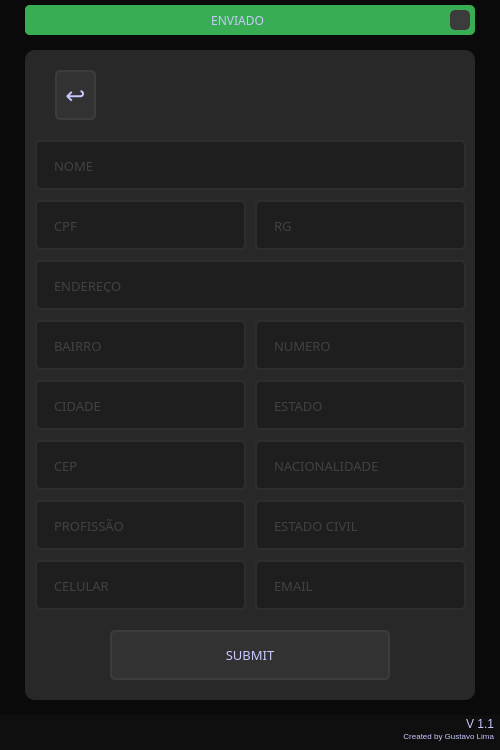
<?xml version="1.0" encoding="UTF-8"?>
<ui version="4.0">
 <class>MainWindow</class>
 <widget class="QMainWindow" name="MainWindow">
  <property name="geometry">
   <rect>
    <x>0</x>
    <y>0</y>
    <width>500</width>
    <height>750</height>
   </rect>
  </property>
  <property name="minimumSize">
   <size>
    <width>500</width>
    <height>750</height>
   </size>
  </property>
  <property name="windowTitle">
   <string>Cadastro Cliente</string>
  </property>
  <property name="windowOpacity">
   <double>0.000000000000000</double>
  </property>
  <property name="styleSheet">
   <string notr="true">color:rgb(200, 200, 255);
background-color: rgb(10, 10, 10);</string>
  </property>
  <widget class="QWidget" name="centralwidget">
   <layout class="QVBoxLayout" name="verticalLayout" stretch="0,0,0">
    <property name="spacing">
     <number>0</number>
    </property>
    <property name="leftMargin">
     <number>0</number>
    </property>
    <property name="topMargin">
     <number>0</number>
    </property>
    <property name="rightMargin">
     <number>0</number>
    </property>
    <property name="bottomMargin">
     <number>0</number>
    </property>
    <item>
     <widget class="QFrame" name="top_bar">
      <property name="maximumSize">
       <size>
        <width>16777215</width>
        <height>35</height>
       </size>
      </property>
      <property name="styleSheet">
       <string notr="true"/>
      </property>
      <property name="frameShape">
       <enum>QFrame::NoFrame</enum>
      </property>
      <property name="frameShadow">
       <enum>QFrame::Raised</enum>
      </property>
      <layout class="QHBoxLayout" name="horizontalLayout_2">
       <property name="spacing">
        <number>0</number>
       </property>
       <property name="leftMargin">
        <number>0</number>
       </property>
       <property name="topMargin">
        <number>5</number>
       </property>
       <property name="rightMargin">
        <number>0</number>
       </property>
       <property name="bottomMargin">
        <number>0</number>
       </property>
       <item>
        <widget class="QFrame" name="frame">
         <property name="maximumSize">
          <size>
           <width>450</width>
           <height>16777215</height>
          </size>
         </property>
         <property name="styleSheet">
          <string notr="true">background-color: rgb(57, 173, 84);
border-radius:5px;</string>
         </property>
         <property name="frameShape">
          <enum>QFrame::StyledPanel</enum>
         </property>
         <property name="frameShadow">
          <enum>QFrame::Raised</enum>
         </property>
         <layout class="QHBoxLayout" name="horizontalLayout_3">
          <property name="spacing">
           <number>0</number>
          </property>
          <property name="leftMargin">
           <number>0</number>
          </property>
          <property name="topMargin">
           <number>0</number>
          </property>
          <property name="rightMargin">
           <number>5</number>
          </property>
          <property name="bottomMargin">
           <number>0</number>
          </property>
          <item>
           <widget class="QLabel" name="label">
            <property name="font">
             <font>
              <family>Quicksand</family>
             </font>
            </property>
            <property name="text">
             <string>ENVIADO</string>
            </property>
            <property name="alignment">
             <set>Qt::AlignCenter</set>
            </property>
           </widget>
          </item>
          <item>
           <widget class="QPushButton" name="pushButton">
            <property name="maximumSize">
             <size>
              <width>20</width>
              <height>20</height>
             </size>
            </property>
            <property name="styleSheet">
             <string notr="true">QPushButton{
	border-radius: 5px;
	background-image: url(:/Close_Image/Images/cil-x.png);
	background-position:center;
	
	background-color: rgb(60, 60, 60);
}
QPushButton:hover{
	background-color: rgb(50, 50, 50);
	color: rgb(255, 255, 127);
}
QPushButton:pressed{
	background-color: rgb(35, 35, 35);
	color: rgb(255, 255, 127);
}</string>
            </property>
            <property name="text">
             <string/>
            </property>
           </widget>
          </item>
         </layout>
        </widget>
       </item>
      </layout>
     </widget>
    </item>
    <item>
     <widget class="QFrame" name="content">
      <property name="styleSheet">
       <string notr="true"/>
      </property>
      <property name="frameShape">
       <enum>QFrame::NoFrame</enum>
      </property>
      <property name="frameShadow">
       <enum>QFrame::Raised</enum>
      </property>
      <layout class="QHBoxLayout" name="horizontalLayout">
       <item>
        <widget class="QFrame" name="frame_cadcliente">
         <property name="maximumSize">
          <size>
           <width>450</width>
           <height>650</height>
          </size>
         </property>
         <property name="styleSheet">
          <string notr="true">background-color: rgb(40, 40, 40);
border-radius: 10px</string>
         </property>
         <property name="frameShape">
          <enum>QFrame::NoFrame</enum>
         </property>
         <property name="frameShadow">
          <enum>QFrame::Raised</enum>
         </property>
         <widget class="QFrame" name="logo">
          <property name="geometry">
           <rect>
            <x>119</x>
            <y>0</y>
            <width>211</width>
            <height>90</height>
           </rect>
          </property>
          <property name="styleSheet">
           <string notr="true">background-image: url(:/Logo_yellow/Images/logorocha_360x90.png);
background-repeat: no-repeat;
background-position: center;</string>
          </property>
          <property name="frameShape">
           <enum>QFrame::StyledPanel</enum>
          </property>
          <property name="frameShadow">
           <enum>QFrame::Raised</enum>
          </property>
         </widget>
         <widget class="QLineEdit" name="txt_clinome">
          <property name="geometry">
           <rect>
            <x>10</x>
            <y>90</y>
            <width>431</width>
            <height>50</height>
           </rect>
          </property>
          <property name="font">
           <font>
            <family>Quicksand</family>
            <pointsize>10</pointsize>
           </font>
          </property>
          <property name="styleSheet">
           <string notr="true">QLineEdit{
	border: 2px solid rgb(45, 45, 45);
	border-radius: 5px;
	padding: 15px;
	background-color: rgb(30, 30, 30);
	color: rgb(100, 100, 100);
}
QLineEdit:hover{
	border: 2px solid rgb(55, 55, 55);
}
QLineEdit:focus{
	border: 2px solid rgb(255, 207, 0);
	color: rgb(200, 200, 200);
}</string>
          </property>
          <property name="maxLength">
           <number>64</number>
          </property>
          <property name="placeholderText">
           <string>NOME</string>
          </property>
         </widget>
         <widget class="QLineEdit" name="txt_clicpf">
          <property name="geometry">
           <rect>
            <x>10</x>
            <y>150</y>
            <width>211</width>
            <height>50</height>
           </rect>
          </property>
          <property name="font">
           <font>
            <family>Quicksand</family>
            <pointsize>10</pointsize>
           </font>
          </property>
          <property name="styleSheet">
           <string notr="true">QLineEdit{
	border: 2px solid rgb(45, 45, 45);
	border-radius: 5px;
	padding: 15px;
	background-color: rgb(30, 30, 30);
	color: rgb(100, 100, 100);
}
QLineEdit:hover{
	border: 2px solid rgb(55, 55, 55);
}
QLineEdit:focus{
	border: 2px solid rgb(255, 207, 0);
	color: rgb(200, 200, 200);
}</string>
          </property>
          <property name="maxLength">
           <number>32</number>
          </property>
          <property name="placeholderText">
           <string>CPF</string>
          </property>
         </widget>
         <widget class="QLineEdit" name="txt_clirg">
          <property name="geometry">
           <rect>
            <x>230</x>
            <y>150</y>
            <width>211</width>
            <height>50</height>
           </rect>
          </property>
          <property name="font">
           <font>
            <family>Quicksand</family>
            <pointsize>10</pointsize>
           </font>
          </property>
          <property name="styleSheet">
           <string notr="true">QLineEdit{
	border: 2px solid rgb(45, 45, 45);
	border-radius: 5px;
	padding: 15px;
	background-color: rgb(30, 30, 30);
	color: rgb(100, 100, 100);
}
QLineEdit:hover{
	border: 2px solid rgb(55, 55, 55);
}
QLineEdit:focus{
	border: 2px solid rgb(255, 207, 0);
	color: rgb(200, 200, 200);
}</string>
          </property>
          <property name="maxLength">
           <number>32</number>
          </property>
          <property name="placeholderText">
           <string>RG</string>
          </property>
         </widget>
         <widget class="QLineEdit" name="txt_clibairro">
          <property name="geometry">
           <rect>
            <x>10</x>
            <y>270</y>
            <width>211</width>
            <height>50</height>
           </rect>
          </property>
          <property name="font">
           <font>
            <family>Quicksand</family>
            <pointsize>10</pointsize>
           </font>
          </property>
          <property name="styleSheet">
           <string notr="true">QLineEdit{
	border: 2px solid rgb(45, 45, 45);
	border-radius: 5px;
	padding: 15px;
	background-color: rgb(30, 30, 30);
	color: rgb(100, 100, 100);
}
QLineEdit:hover{
	border: 2px solid rgb(55, 55, 55);
}
QLineEdit:focus{
	border: 2px solid rgb(255, 207, 0);
	color: rgb(200, 200, 200);
}</string>
          </property>
          <property name="maxLength">
           <number>64</number>
          </property>
          <property name="placeholderText">
           <string>BAIRRO</string>
          </property>
         </widget>
         <widget class="QLineEdit" name="txt_cliend">
          <property name="geometry">
           <rect>
            <x>10</x>
            <y>210</y>
            <width>431</width>
            <height>50</height>
           </rect>
          </property>
          <property name="font">
           <font>
            <family>Quicksand</family>
            <pointsize>10</pointsize>
           </font>
          </property>
          <property name="styleSheet">
           <string notr="true">QLineEdit{
	border: 2px solid rgb(45, 45, 45);
	border-radius: 5px;
	padding: 15px;
	background-color: rgb(30, 30, 30);
	color: rgb(100, 100, 100);
}
QLineEdit:hover{
	border: 2px solid rgb(55, 55, 55);
}
QLineEdit:focus{
	border: 2px solid rgb(255, 207, 0);
	color: rgb(200, 200, 200);
}</string>
          </property>
          <property name="maxLength">
           <number>64</number>
          </property>
          <property name="placeholderText">
           <string>ENDEREÇO</string>
          </property>
         </widget>
         <widget class="QLineEdit" name="txt_clinumero">
          <property name="geometry">
           <rect>
            <x>230</x>
            <y>270</y>
            <width>211</width>
            <height>50</height>
           </rect>
          </property>
          <property name="font">
           <font>
            <family>Quicksand</family>
            <pointsize>10</pointsize>
           </font>
          </property>
          <property name="styleSheet">
           <string notr="true">QLineEdit{
	border: 2px solid rgb(45, 45, 45);
	border-radius: 5px;
	padding: 15px;
	background-color: rgb(30, 30, 30);
	color: rgb(100, 100, 100);
}
QLineEdit:hover{
	border: 2px solid rgb(55, 55, 55);
}
QLineEdit:focus{
	border: 2px solid rgb(255, 207, 0);
	color: rgb(200, 200, 200);
}</string>
          </property>
          <property name="maxLength">
           <number>32</number>
          </property>
          <property name="placeholderText">
           <string>NUMERO</string>
          </property>
         </widget>
         <widget class="QLineEdit" name="txt_clicidade">
          <property name="geometry">
           <rect>
            <x>10</x>
            <y>330</y>
            <width>211</width>
            <height>50</height>
           </rect>
          </property>
          <property name="font">
           <font>
            <family>Quicksand</family>
            <pointsize>10</pointsize>
           </font>
          </property>
          <property name="styleSheet">
           <string notr="true">QLineEdit{
	border: 2px solid rgb(45, 45, 45);
	border-radius: 5px;
	padding: 15px;
	background-color: rgb(30, 30, 30);
	color: rgb(100, 100, 100);
}
QLineEdit:hover{
	border: 2px solid rgb(55, 55, 55);
}
QLineEdit:focus{
	border: 2px solid rgb(255, 207, 0);
	color: rgb(200, 200, 200);
}</string>
          </property>
          <property name="maxLength">
           <number>32</number>
          </property>
          <property name="placeholderText">
           <string>CIDADE</string>
          </property>
         </widget>
         <widget class="QLineEdit" name="txt_cliestado">
          <property name="geometry">
           <rect>
            <x>230</x>
            <y>330</y>
            <width>211</width>
            <height>50</height>
           </rect>
          </property>
          <property name="font">
           <font>
            <family>Quicksand</family>
            <pointsize>10</pointsize>
           </font>
          </property>
          <property name="styleSheet">
           <string notr="true">QLineEdit{
	border: 2px solid rgb(45, 45, 45);
	border-radius: 5px;
	padding: 15px;
	background-color: rgb(30, 30, 30);
	color: rgb(100, 100, 100);
}
QLineEdit:hover{
	border: 2px solid rgb(55, 55, 55);
}
QLineEdit:focus{
	border: 2px solid rgb(255, 207, 0);
	color: rgb(200, 200, 200);
}</string>
          </property>
          <property name="maxLength">
           <number>32</number>
          </property>
          <property name="placeholderText">
           <string>ESTADO</string>
          </property>
         </widget>
         <widget class="QLineEdit" name="txt_clicep">
          <property name="geometry">
           <rect>
            <x>10</x>
            <y>390</y>
            <width>211</width>
            <height>50</height>
           </rect>
          </property>
          <property name="font">
           <font>
            <family>Quicksand</family>
            <pointsize>10</pointsize>
           </font>
          </property>
          <property name="styleSheet">
           <string notr="true">QLineEdit{
	border: 2px solid rgb(45, 45, 45);
	border-radius: 5px;
	padding: 15px;
	background-color: rgb(30, 30, 30);
	color: rgb(100, 100, 100);
}
QLineEdit:hover{
	border: 2px solid rgb(55, 55, 55);
}
QLineEdit:focus{
	border: 2px solid rgb(255, 207, 0);
	color: rgb(200, 200, 200);
}</string>
          </property>
          <property name="maxLength">
           <number>32</number>
          </property>
          <property name="placeholderText">
           <string>CEP</string>
          </property>
         </widget>
         <widget class="QLineEdit" name="txt_clinacionalidade">
          <property name="geometry">
           <rect>
            <x>230</x>
            <y>390</y>
            <width>211</width>
            <height>50</height>
           </rect>
          </property>
          <property name="font">
           <font>
            <family>Quicksand</family>
            <pointsize>10</pointsize>
           </font>
          </property>
          <property name="styleSheet">
           <string notr="true">QLineEdit{
	border: 2px solid rgb(45, 45, 45);
	border-radius: 5px;
	padding: 15px;
	background-color: rgb(30, 30, 30);
	color: rgb(100, 100, 100);
}
QLineEdit:hover{
	border: 2px solid rgb(55, 55, 55);
}
QLineEdit:focus{
	border: 2px solid rgb(255, 207, 0);
	color: rgb(200, 200, 200);
}</string>
          </property>
          <property name="maxLength">
           <number>32</number>
          </property>
          <property name="placeholderText">
           <string>NACIONALIDADE</string>
          </property>
         </widget>
         <widget class="QLineEdit" name="txt_cliestadocivil">
          <property name="geometry">
           <rect>
            <x>230</x>
            <y>450</y>
            <width>211</width>
            <height>50</height>
           </rect>
          </property>
          <property name="font">
           <font>
            <family>Quicksand</family>
            <pointsize>10</pointsize>
           </font>
          </property>
          <property name="styleSheet">
           <string notr="true">QLineEdit{
	border: 2px solid rgb(45, 45, 45);
	border-radius: 5px;
	padding: 15px;
	background-color: rgb(30, 30, 30);
	color: rgb(100, 100, 100);
}
QLineEdit:hover{
	border: 2px solid rgb(55, 55, 55);
}
QLineEdit:focus{
	border: 2px solid rgb(255, 207, 0);
	color: rgb(200, 200, 200);
}</string>
          </property>
          <property name="maxLength">
           <number>32</number>
          </property>
          <property name="placeholderText">
           <string>ESTADO CIVIL</string>
          </property>
         </widget>
         <widget class="QLineEdit" name="txt_cliprofissao">
          <property name="geometry">
           <rect>
            <x>10</x>
            <y>450</y>
            <width>211</width>
            <height>50</height>
           </rect>
          </property>
          <property name="font">
           <font>
            <family>Quicksand</family>
            <pointsize>10</pointsize>
           </font>
          </property>
          <property name="styleSheet">
           <string notr="true">QLineEdit{
	border: 2px solid rgb(45, 45, 45);
	border-radius: 5px;
	padding: 15px;
	background-color: rgb(30, 30, 30);
	color: rgb(100, 100, 100);
}
QLineEdit:hover{
	border: 2px solid rgb(55, 55, 55);
}
QLineEdit:focus{
	border: 2px solid rgb(255, 207, 0);
	color: rgb(200, 200, 200);
}</string>
          </property>
          <property name="maxLength">
           <number>32</number>
          </property>
          <property name="placeholderText">
           <string>PROFISSÃO</string>
          </property>
         </widget>
         <widget class="QLineEdit" name="txt_obranumero_7">
          <property name="geometry">
           <rect>
            <x>10</x>
            <y>510</y>
            <width>211</width>
            <height>50</height>
           </rect>
          </property>
          <property name="font">
           <font>
            <family>Quicksand</family>
            <pointsize>10</pointsize>
           </font>
          </property>
          <property name="styleSheet">
           <string notr="true">QLineEdit{
	border: 2px solid rgb(45, 45, 45);
	border-radius: 5px;
	padding: 15px;
	background-color: rgb(30, 30, 30);
	color: rgb(100, 100, 100);
}
QLineEdit:hover{
	border: 2px solid rgb(55, 55, 55);
}
QLineEdit:focus{
	border: 2px solid rgb(255, 207, 0);
	color: rgb(200, 200, 200);
}</string>
          </property>
          <property name="maxLength">
           <number>32</number>
          </property>
          <property name="placeholderText">
           <string>CELULAR</string>
          </property>
         </widget>
         <widget class="QLineEdit" name="txt_cliemail">
          <property name="geometry">
           <rect>
            <x>230</x>
            <y>510</y>
            <width>211</width>
            <height>50</height>
           </rect>
          </property>
          <property name="font">
           <font>
            <family>Quicksand</family>
            <pointsize>10</pointsize>
           </font>
          </property>
          <property name="styleSheet">
           <string notr="true">QLineEdit{
	border: 2px solid rgb(45, 45, 45);
	border-radius: 5px;
	padding: 15px;
	background-color: rgb(30, 30, 30);
	color: rgb(100, 100, 100);
}
QLineEdit:hover{
	border: 2px solid rgb(55, 55, 55);
}
QLineEdit:focus{
	border: 2px solid rgb(255, 207, 0);
	color: rgb(200, 200, 200);
}</string>
          </property>
          <property name="maxLength">
           <number>32</number>
          </property>
          <property name="placeholderText">
           <string>EMAIL</string>
          </property>
         </widget>
         <widget class="QPushButton" name="btn_submit">
          <property name="geometry">
           <rect>
            <x>85</x>
            <y>580</y>
            <width>280</width>
            <height>50</height>
           </rect>
          </property>
          <property name="font">
           <font>
            <family>Quicksand</family>
            <pointsize>10</pointsize>
           </font>
          </property>
          <property name="styleSheet">
           <string notr="true">QPushButton{
	background-color:rgb(50, 50, 50);
	border:2px solid rgb(60, 60, 60);
	border-radius:5px;
}
QPushButton:hover{
	background-color:rgb(60, 60, 60);
	border: 2px solid rgb(70, 70, 70);
}
QPushButton:pressed{
	background-color:rgb(250, 230, 0);
	border: 2px solid rgb(255, 165, 24);
	color: rgb(35, 35, 35);
}</string>
          </property>
          <property name="text">
           <string>SUBMIT</string>
          </property>
         </widget>
         <widget class="QPushButton" name="btn_return">
          <property name="geometry">
           <rect>
            <x>30</x>
            <y>20</y>
            <width>41</width>
            <height>50</height>
           </rect>
          </property>
          <property name="font">
           <font>
            <family>Quicksand</family>
            <pointsize>18</pointsize>
           </font>
          </property>
          <property name="styleSheet">
           <string notr="true">QPushButton{
	background-color:rgb(50, 50, 50);
	border:2px solid rgb(60, 60, 60);
	border-radius:5px;
}
QPushButton:hover{
	background-color:rgb(60, 60, 60);
	border: 2px solid rgb(70, 70, 70);
}
QPushButton:pressed{
	background-color:rgb(250, 230, 0);
	border: 2px solid rgb(255, 165, 24);
	color: rgb(35, 35, 35);
}</string>
          </property>
          <property name="text">
           <string>↩</string>
          </property>
         </widget>
        </widget>
       </item>
      </layout>
     </widget>
    </item>
    <item>
     <widget class="QFrame" name="bottom">
      <property name="maximumSize">
       <size>
        <width>16777215</width>
        <height>35</height>
       </size>
      </property>
      <property name="styleSheet">
       <string notr="true">background-color: rgb(15, 15, 15);</string>
      </property>
      <property name="frameShape">
       <enum>QFrame::NoFrame</enum>
      </property>
      <property name="frameShadow">
       <enum>QFrame::Raised</enum>
      </property>
      <layout class="QVBoxLayout" name="verticalLayout_2">
       <property name="spacing">
        <number>0</number>
       </property>
       <property name="leftMargin">
        <number>0</number>
       </property>
       <property name="topMargin">
        <number>0</number>
       </property>
       <property name="rightMargin">
        <number>6</number>
       </property>
       <property name="bottomMargin">
        <number>1</number>
       </property>
       <item>
        <widget class="QLabel" name="label_2">
         <property name="text">
          <string>V 1.1</string>
         </property>
         <property name="alignment">
          <set>Qt::AlignRight|Qt::AlignTrailing|Qt::AlignVCenter</set>
         </property>
        </widget>
       </item>
       <item>
        <widget class="QLabel" name="label_3">
         <property name="text">
          <string>&lt;html&gt;&lt;head/&gt;&lt;body&gt;&lt;p&gt;&lt;span style=&quot; vertical-align:super;&quot;&gt;Created by Gustavo Lima&lt;/span&gt;&lt;/p&gt;&lt;/body&gt;&lt;/html&gt;</string>
         </property>
         <property name="alignment">
          <set>Qt::AlignRight|Qt::AlignTrailing|Qt::AlignVCenter</set>
         </property>
        </widget>
       </item>
      </layout>
     </widget>
    </item>
   </layout>
  </widget>
 </widget>
 <resources>
  <include location="file_rc.qrc"/>
 </resources>
 <connections/>
</ui>
